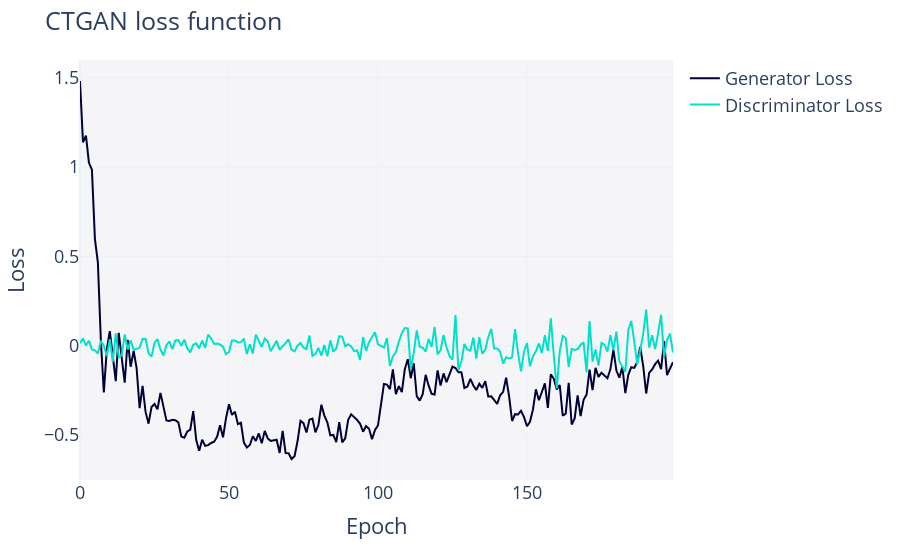

Here is the notebook cell this chart was saved with:
### Code cell
# Visualising the loss functions
fig = ctgan.get_loss_values_plot()
fig.show()

### Figure 1 — Plotly figure (JSON) as saved in the notebook; plotly's stock layout.template omitted (floating-point values rounded to 4 significant figures; data arrays with more than 128 entries replaced by an {"elided": "..."} marker saying what was removed)
{"data": [{"hovertemplate": "variable=Generator Loss<br>Epoch=%{x}<br>value=%{y}<extra></extra>", "legendgroup": "Generator Loss", "line": {"color": "#000036", "dash": "solid"}, "marker": {"symbol": "circle"}, "mode": "lines", "name": "Generator Loss", "orientation": "v", "showlegend": true, "type": "scatter", "x": {"elided": "200 int values"}, "xaxis": "x", "y": {"elided": "200 float values"}, "yaxis": "y"}, {"hovertemplate": "variable=Discriminator Loss<br>Epoch=%{x}<br>value=%{y}<extra></extra>", "legendgroup": "Discriminator Loss", "line": {"color": "#01E0C9", "dash": "solid"}, "marker": {"symbol": "circle"}, "mode": "lines", "name": "Discriminator Loss", "orientation": "v", "showlegend": true, "type": "scatter", "x": {"elided": "200 int values"}, "xaxis": "x", "y": {"elided": "200 float values"}, "yaxis": "y"}], "layout": {"font": {"size": 18}, "legend": {"orientation": "v", "title": {"text": ""}, "tracegroupgap": 0}, "margin": {"t": 60}, "plot_bgcolor": "#F5F5F8", "title": {"text": "CTGAN loss function"}, "xaxis": {"anchor": "y", "domain": [0, 1], "title": {"text": "Epoch"}}, "yaxis": {"anchor": "x", "domain": [0, 1], "title": {"text": "Loss"}}}}
